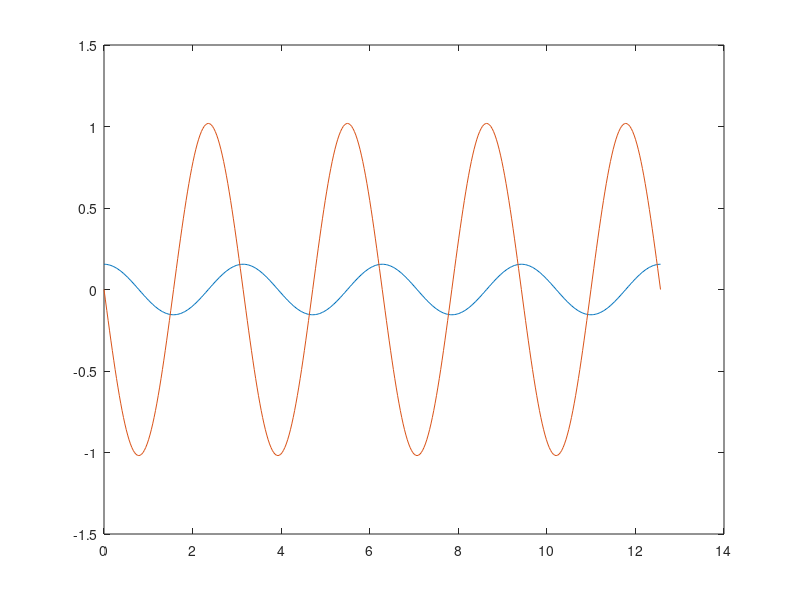

The MATLAB source for this figure:
% Finds the energy and full wavefunction for a particle from the point 
% of view of an observer in a rotating frame of reference. The 
% wavefunction is correct to order v^2/c^2. This uses equations (362, 
% (363) and (382) to (390) of my notes. This is a positive energy particle. 
% This is for a negative energy particle.
t=0;
k=1.0;
mu=1.5;
om=0.01;
m=1.0;
c=1.0;
hbar=1.0;
hw=hbar*om;
mf=(m*c^2+hbar*om/2);
mom2=hbar^2*c^2*k^2;
emin=-m*c*c-2.0000;
emax=-m*c*c;
de=0.0001;
e=emin:de:emax;
ne=round(1+(emax-emin)/de);
mf=(m*c^2+hbar*om/2);
for ie=1:ne
    e1=e(ie)^2-mom2-mf^2;
    d1=(e1-2*(mu+1)*hbar*om*e(ie))^2*(e1+2*hbar*om*e(ie));
    d2=8*hbar^4*om^2*c^2*k^2*e(ie)^2;
    d3=4*(mu+1)*hbar^2*om^2*e(ie)^2*(e1-2*(mu+1)*hbar*om*e(ie));
    det(ie)=d1+d2+d3;
end
det=det
is=0;
for ie=2:ne
    ratio=det(ie)/det(ie-1);
    if ratio < 0
        is=is+1;
        E(is)=e(ie)
    end
end
for ie=2:ne-1
    if det(ie) < det(ie-1)
        if det(ie) < det(ie+1)
            is=is+1
            E(is)=e(ie)
        end
    end
end
for is=1:1
    et=exp(-1i*E(is)*t/hbar);
    ef1=E(is)-m*c^2-hbar*om/2
    Wn=1;
    Yn=E(is)^2*Wn/(E(is)^2-mom2+2*hbar*om*E(is)-mf^2);
    Xn=(4*hbar^2*om*c*k/(E(is)^2-mom2-2*(mu+1)*hbar*om*E(is)-mf^2))*Yn;
    An=(hbar*c*k*Wn+2*mu*hbar*om*Xn)/ef1;
    Bn=(E(is)*Wn-hbar*c*k*Xn-2*hbar*om*Yn)/ef1;
    Cn=(E(is)*Xn+hbar*c*k*Yn)/ef1;
end
rmin=0;
rmax=10;
dr=0.1;
nr=round(1+(rmax-rmin)/dr);
r=rmin:dr:rmax;
z=k*r;
z1=om*z/(k*c);
z2=z1.*z1;
A=An/An
B=Bn/An
C=Cn/An
W=Wn/An
X=Xn/An
Y=Yn/An
for ir=1:nr
    psia1(ir)=A*besselj(mu+1,z(ir))+B*z1(ir)*besselj(mu,z(ir))+C*z2(ir)*besselj(mu+1,z(ir));
    psia4(ir)=W*besselj(mu,z(ir))+X*z1(ir)*besselj(mu+1,z(ir))+Y*z2(ir)*besselj(mu,z(ir));
end
phimax=4*pi;
phimin=0.0*pi;
dphi=0.01*pi;
nphi=round(1+(phimax-phimin)/dphi);
phi=phimin:dphi:phimax;

psi1=zeros(nphi,nr);
psi4=zeros(nphi,nr);
for iphi=1:nphi
    Phi(iphi)=exp(1i*(mu+1/2)*phi(iphi));
end
for ir=1:nr
    phi1(ir)=psia1(ir)*et;
    phi4(ir)=-1i*psia4(ir)*et;
    for iphi=1:nphi
        psi1(iphi,ir)=phi1(ir)*Phi(iphi);
        psi4(iphi,ir)=phi4(ir)*Phi(iphi);
    end
end
for iphi=1:nphi
    pstry1(iphi)=psi1(iphi,20);
    pstry4(iphi)=psi4(iphi,20);
end
plot(phi,pstry1,phi,pstry4)
    